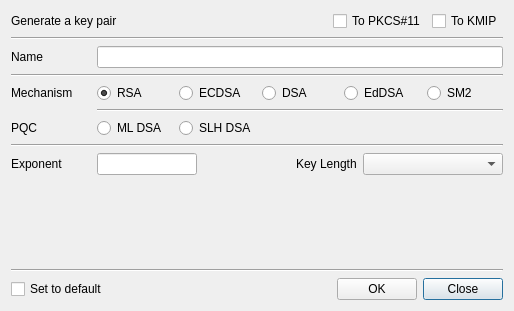
<?xml version="1.0" encoding="UTF-8"?>
<ui version="4.0">
 <class>NewKeyDlg</class>
 <widget class="QDialog" name="NewKeyDlg">
  <property name="geometry">
   <rect>
    <x>0</x>
    <y>0</y>
    <width>514</width>
    <height>311</height>
   </rect>
  </property>
  <property name="windowTitle">
   <string>New keypair</string>
  </property>
  <layout class="QVBoxLayout" name="verticalLayout">
   <item>
    <layout class="QGridLayout" name="gridLayout_5">
     <property name="topMargin">
      <number>0</number>
     </property>
     <item row="0" column="0">
      <widget class="QLabel" name="label">
       <property name="text">
        <string>Generate a key pair</string>
       </property>
      </widget>
     </item>
     <item row="0" column="3">
      <widget class="QCheckBox" name="mKMIPCheck">
       <property name="text">
        <string>To KMIP</string>
       </property>
      </widget>
     </item>
     <item row="0" column="2">
      <widget class="QCheckBox" name="mPKCS11Check">
       <property name="text">
        <string>To PKCS#11</string>
       </property>
      </widget>
     </item>
     <item row="0" column="1">
      <spacer name="horizontalSpacer_2">
       <property name="orientation">
        <enum>Qt::Horizontal</enum>
       </property>
       <property name="sizeHint" stdset="0">
        <size>
         <width>40</width>
         <height>20</height>
        </size>
       </property>
      </spacer>
     </item>
    </layout>
   </item>
   <item>
    <widget class="Line" name="line">
     <property name="orientation">
      <enum>Qt::Horizontal</enum>
     </property>
    </widget>
   </item>
   <item>
    <layout class="QGridLayout" name="gridLayout">
     <property name="topMargin">
      <number>0</number>
     </property>
     <item row="0" column="0">
      <widget class="QLabel" name="label_2">
       <property name="minimumSize">
        <size>
         <width>80</width>
         <height>0</height>
        </size>
       </property>
       <property name="maximumSize">
        <size>
         <width>80</width>
         <height>16777215</height>
        </size>
       </property>
       <property name="text">
        <string>Name</string>
       </property>
      </widget>
     </item>
     <item row="0" column="1">
      <widget class="QLineEdit" name="mNameText">
       <property name="minimumSize">
        <size>
         <width>400</width>
         <height>0</height>
        </size>
       </property>
      </widget>
     </item>
    </layout>
   </item>
   <item>
    <widget class="Line" name="line_5">
     <property name="orientation">
      <enum>Qt::Horizontal</enum>
     </property>
    </widget>
   </item>
   <item>
    <layout class="QGridLayout" name="gridLayout_3">
     <property name="topMargin">
      <number>0</number>
     </property>
     <item row="0" column="1">
      <widget class="QRadioButton" name="mRSARadio">
       <property name="text">
        <string>RSA</string>
       </property>
       <property name="checked">
        <bool>true</bool>
       </property>
      </widget>
     </item>
     <item row="0" column="4">
      <widget class="QRadioButton" name="mEdDSARadio">
       <property name="text">
        <string>EdDSA</string>
       </property>
      </widget>
     </item>
     <item row="2" column="2">
      <widget class="QRadioButton" name="mSLH_DSARadio">
       <property name="text">
        <string>SLH DSA</string>
       </property>
      </widget>
     </item>
     <item row="0" column="2">
      <widget class="QRadioButton" name="mECDSARadio">
       <property name="text">
        <string>ECDSA</string>
       </property>
      </widget>
     </item>
     <item row="0" column="5">
      <widget class="QRadioButton" name="mSM2Radio">
       <property name="text">
        <string>SM2</string>
       </property>
      </widget>
     </item>
     <item row="2" column="1">
      <widget class="QRadioButton" name="mML_DSARadio">
       <property name="text">
        <string>ML DSA</string>
       </property>
      </widget>
     </item>
     <item row="0" column="0">
      <widget class="QLabel" name="label_5">
       <property name="minimumSize">
        <size>
         <width>80</width>
         <height>0</height>
        </size>
       </property>
       <property name="maximumSize">
        <size>
         <width>80</width>
         <height>16777215</height>
        </size>
       </property>
       <property name="text">
        <string>Mechanism</string>
       </property>
      </widget>
     </item>
     <item row="0" column="3">
      <widget class="QRadioButton" name="mDSARadio">
       <property name="text">
        <string>DSA</string>
       </property>
      </widget>
     </item>
     <item row="2" column="0">
      <widget class="QLabel" name="label_3">
       <property name="text">
        <string>PQC</string>
       </property>
      </widget>
     </item>
     <item row="1" column="1" colspan="5">
      <widget class="Line" name="line_2">
       <property name="orientation">
        <enum>Qt::Horizontal</enum>
       </property>
      </widget>
     </item>
    </layout>
   </item>
   <item>
    <widget class="Line" name="line_3">
     <property name="orientation">
      <enum>Qt::Horizontal</enum>
     </property>
    </widget>
   </item>
   <item>
    <layout class="QGridLayout" name="gridLayout_2">
     <property name="topMargin">
      <number>0</number>
     </property>
     <item row="0" column="3">
      <widget class="QLabel" name="mOptionLabel">
       <property name="text">
        <string>Key Length</string>
       </property>
      </widget>
     </item>
     <item row="0" column="1">
      <widget class="QLineEdit" name="mExponentText">
       <property name="maximumSize">
        <size>
         <width>100</width>
         <height>16777215</height>
        </size>
       </property>
      </widget>
     </item>
     <item row="0" column="4">
      <widget class="QComboBox" name="mOptionCombo">
       <property name="minimumSize">
        <size>
         <width>140</width>
         <height>0</height>
        </size>
       </property>
      </widget>
     </item>
     <item row="0" column="0">
      <widget class="QLabel" name="mExponentLabel">
       <property name="minimumSize">
        <size>
         <width>80</width>
         <height>0</height>
        </size>
       </property>
       <property name="maximumSize">
        <size>
         <width>80</width>
         <height>16777215</height>
        </size>
       </property>
       <property name="text">
        <string>Exponent</string>
       </property>
      </widget>
     </item>
     <item row="0" column="2">
      <spacer name="horizontalSpacer">
       <property name="orientation">
        <enum>Qt::Horizontal</enum>
       </property>
       <property name="sizeHint" stdset="0">
        <size>
         <width>40</width>
         <height>20</height>
        </size>
       </property>
      </spacer>
     </item>
    </layout>
   </item>
   <item>
    <spacer name="verticalSpacer">
     <property name="orientation">
      <enum>Qt::Vertical</enum>
     </property>
     <property name="sizeHint" stdset="0">
      <size>
       <width>20</width>
       <height>40</height>
      </size>
     </property>
    </spacer>
   </item>
   <item>
    <widget class="Line" name="line_4">
     <property name="orientation">
      <enum>Qt::Horizontal</enum>
     </property>
    </widget>
   </item>
   <item>
    <layout class="QGridLayout" name="gridLayout_4">
     <property name="topMargin">
      <number>0</number>
     </property>
     <item row="0" column="3">
      <widget class="QPushButton" name="mCloseBtn">
       <property name="text">
        <string>Close</string>
       </property>
      </widget>
     </item>
     <item row="0" column="2">
      <widget class="QPushButton" name="mOKBtn">
       <property name="text">
        <string>OK</string>
       </property>
      </widget>
     </item>
     <item row="0" column="0">
      <widget class="QCheckBox" name="mSetDefaultCheck">
       <property name="text">
        <string>Set to default</string>
       </property>
      </widget>
     </item>
     <item row="0" column="1">
      <spacer name="horizontalSpacer_3">
       <property name="orientation">
        <enum>Qt::Horizontal</enum>
       </property>
       <property name="sizeHint" stdset="0">
        <size>
         <width>40</width>
         <height>20</height>
        </size>
       </property>
      </spacer>
     </item>
    </layout>
   </item>
  </layout>
 </widget>
 <tabstops>
  <tabstop>mPKCS11Check</tabstop>
  <tabstop>mKMIPCheck</tabstop>
  <tabstop>mNameText</tabstop>
  <tabstop>mRSARadio</tabstop>
  <tabstop>mECDSARadio</tabstop>
  <tabstop>mDSARadio</tabstop>
  <tabstop>mEdDSARadio</tabstop>
  <tabstop>mSM2Radio</tabstop>
  <tabstop>mML_DSARadio</tabstop>
  <tabstop>mSLH_DSARadio</tabstop>
  <tabstop>mExponentText</tabstop>
  <tabstop>mOptionCombo</tabstop>
  <tabstop>mSetDefaultCheck</tabstop>
  <tabstop>mOKBtn</tabstop>
  <tabstop>mCloseBtn</tabstop>
 </tabstops>
 <resources/>
 <connections/>
</ui>
